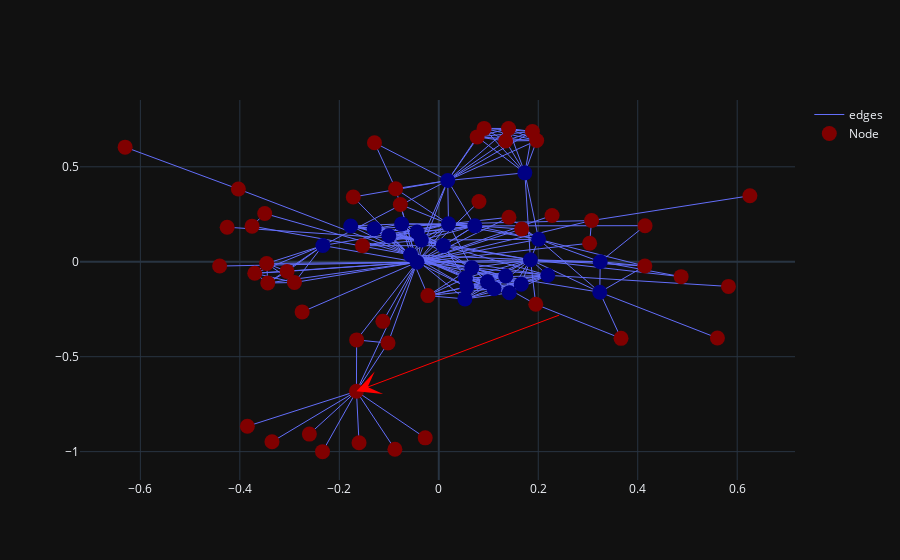

Notebook code for this chart:
### Markdown cell above
# Clustoring on a list of rdds obtained from single root node (target_node = 1) to all others

### Code cell
%%timeit -n1 -r1
df = RDD.get_rdds_for_visuals_vector(target_G, target_node, [measures.global_graph_degree], target_rad)
df = other_sims.k_means(df, [measures.global_graph_degree], target_clusters)
fig = visualize.visualize_rdd_vector_kmeans(target_G, target_node, target_rad, [measure_list], pos, target_clusters)
fig.show()
df = df.sort_values('cluster')
#print(df)

clusters = df_to_cluster_list(df)
result = nx.algorithms.community.modularity(target_G, clusters)
print(result)

### Figure 1 — Plotly figure (JSON) as saved in the notebook; plotly's stock layout.template omitted (floating-point values rounded to 4 significant figures; data arrays with more than 128 entries replaced by an {"elided": "..."} marker saying what was removed)
{"data": [{"line": {"width": 1}, "marker": {"color": [1, 1, 1, 1, 1, 1, 1, 1, 1, 1, 1, 0, 1, 1, 1, 1, 0, 1, 1, 1, 1, 1, 1, 0, 0, 0, 0, 0, 1, 0, 1, 1, 1, 1, 1, 1, 1, 1, 1, 1, 1, 0, 1, 1, 1, 1, 1, 1, 0, 0, 1, 0, 1, 1, 1, 0, 1, 0, 0, 0, 0, 0, 0, 0, 0, 0, 0, 1, 0, 0, 0, 0, 1, 1, 1, 0, 1], "colorscale": [[0, "rgb(0,0,131)"], [0.2, "rgb(0,60,170)"], [0.4, "rgb(5,255,255)"], [0.6, "rgb(255,255,0)"], [0.8, "rgb(250,0,0)"], [1, "rgb(128,0,0)"]], "size": 15}, "mode": "lines", "name": "edges", "type": "scatter", "uid": "e60813e3-3bb3-4a7c-8314-f4228f338eb8", "x": {"elided": "762 float values"}, "y": {"elided": "762 float values"}}, {"customdata": {"elided": "77x8 mixed values"}, "hovertemplate": "node_name: %{customdata[0]} <br> radius: %{customdata[1]} <br> degree: %{customdata[2]} <br> global_graph_degree: %{customdata[3]} <br> normalized_rdd: %{customdata[4]} <br> cluster: %{customdata[5]} <br> nodes_x: %{customdata[6]} <br> nodes_y: %{customdata[7]} <br> ", "marker": {"color": [1, 1, 1, 1, 1, 1, 1, 1, 1, 1, 1, 0, 1, 1, 1, 1, 0, 1, 1, 1, 1, 1, 1, 0, 0, 0, 0, 0, 1, 0, 1, 1, 1, 1, 1, 1, 1, 1, 1, 1, 1, 0, 1, 1, 1, 1, 1, 1, 0, 0, 1, 0, 1, 1, 1, 0, 1, 0, 0, 0, 0, 0, 0, 0, 0, 0, 0, 1, 0, 0, 0, 0, 1, 1, 1, 0, 1], "colorscale": [[0, "rgb(0,0,131)"], [0.2, "rgb(0,60,170)"], [0.4, "rgb(5,255,255)"], [0.6, "rgb(255,255,0)"], [0.8, "rgb(250,0,0)"], [1, "rgb(128,0,0)"]], "size": 15}, "mode": "markers", "name": "Node", "text": ["Myriel", "Napoleon", "MlleBaptistine", "MmeMagloire", "CountessDeLo", "Geborand", "Champtercier", "Cravatte", "Count", "OldMan", "Labarre", "Valjean", "Marguerite", "MmeDeR", "Isabeau", "Gervais", "Tholomyes", "Listolier", "Fameuil", "Blacheville", "Favourite", "Dahlia", "Zephine", "Fantine", "MmeThenardier", "Thenardier", "Cosette", "Javert", "Fauchelevent", "Bamatabois", "Perpetue", "Simplice", "Scaufflaire", "Woman1", "Judge", "Champmathieu", "Brevet", "Chenildieu", "Cochepaille", "Pontmercy", "Boulatruelle", "Eponine", "Anzelma", "Woman2", "MotherInnocent", "Gribier", "Jondrette", "MmeBurgon", "Gavroche", "Gillenormand", "Magnon", "MlleGillenormand", "MmePontmercy", "MlleVaubois", "LtGillenormand", "Marius", "BaronessT", "Mabeuf", "Enjolras", "Combeferre", "Prouvaire", "Feuilly", "Courfeyrac", "Bahorel", "Bossuet", "Joly", "Grantaire", "MotherPlutarch", "Gueulemer", "Babet", "Claquesous", "Montparnasse", "Toussaint", "Child1", "Child2", "Brujon", "MmeHucheloup"], "type": "scatter", "uid": "f7b3e7db-bd61-4ab5-9093-8824849b482f", "x": [-0.1656, -0.02727, -0.102, -0.1652, -0.2602, -0.0882, -0.2338, -0.1603, -0.3849, -0.3354, -0.2747, -0.04357, -0.1719, 0.08078, -0.4407, 0.2277, 0.173, 0.1403, 0.1882, 0.09101, 0.0771, 0.1969, 0.1344, 0.01801, 0.07244, -0.03502, 0.2007, 0.01955, 0.3073, -0.233, -0.1293, -0.08686, -0.1124, -0.07727, -0.3701, -0.3461, -0.3051, -0.3438, -0.2902, 0.195, -0.4255, 0.009111, -0.1534, 0.1411, 0.3033, 0.6255, -0.6307, -0.403, -0.05683, 0.3246, 0.4147, 0.3237, 0.3665, 0.5603, 0.4144, 0.1843, 0.4872, 0.2191, 0.0663, 0.1418, 0.1346, 0.1658, 0.05355, 0.1111, 0.05626, 0.09786, 0.05253, 0.5825, -0.07467, -0.1005, -0.04372, -0.1299, 0.1667, -0.3754, -0.35, -0.1771, -0.02182], "y": [-0.6822, -0.9276, -0.428, -0.4116, -0.9078, -0.9877, -1, -0.9536, -0.8664, -0.9482, -0.264, -0.002457, 0.341, 0.3174, -0.02265, 0.2439, 0.4683, 0.7017, 0.686, 0.7024, 0.6576, 0.6382, 0.6363, 0.4277, 0.189, 0.1139, 0.1182, 0.1996, 0.2169, 0.08548, 0.627, 0.3848, -0.314, 0.3016, -0.0609, -0.009132, -0.05072, -0.1118, -0.1093, -0.2242, 0.182, 0.08501, 0.08445, 0.234, 0.09754, 0.3474, 0.6036, 0.3828, 0.03628, 2.365e-05, 0.19, -0.1605, -0.4035, -0.4016, -0.02247, 0.01063, -0.07857, -0.0712, -0.03141, -0.1637, -0.07506, -0.1179, -0.08632, -0.1419, -0.133, -0.1058, -0.1958, -0.1299, 0.1994, 0.1368, 0.1561, 0.1735, 0.1724, 0.1875, 0.254, 0.1886, -0.1784]}], "layout": {"annotations": [{"arrowcolor": "red", "arrowhead": 3, "arrowsize": 4, "axref": "x", "ayref": "y", "showarrow": true, "x": -0.1656, "y": -0.6822}], "dragmode": "pan"}}
